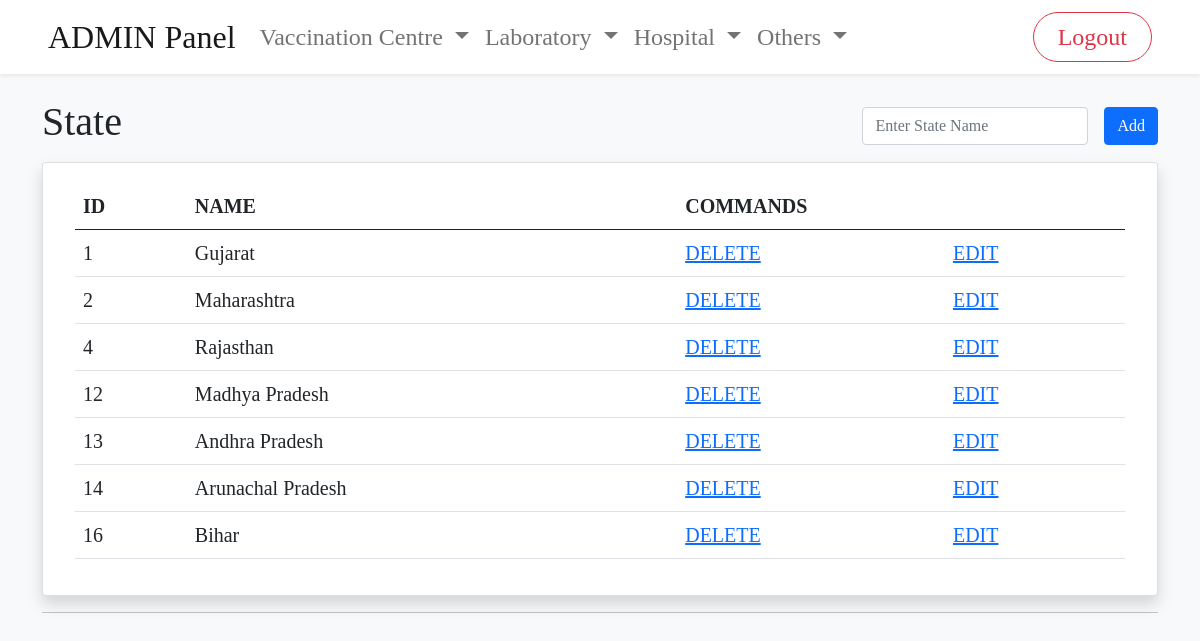
Screenshot of /admin/state.php with the database file from the repository.
### tables this page shows
CREATE TABLE `state` (
  `state_id` int(11) NOT NULL,
  `state_name` text NOT NULL
);

### admin/state.php (the view, shortened to what this page needs)
<?php include('./includes/header.php'); ?>
<?php include('./includes/navigation.php'); ?>
<?php include('./includes/db.php'); ?>
<div class="container mt-4">
    <div class="col d-flex justify-content-between align-items-center">
        <h1 class="page-header">State</h1>
        <form action="" method="post" class="d-flex align-items-center">
            <input class="form-control mx-3" type="text" name="stateName" placeholder="Enter State Name" required>
            <button name="addState" class="btn btn-primary">Add</button>
        </form>
    </div>
    <div class="card mt-2 px-3 py-1 shadow">
            <div class="card-body row">
    <div class="tableBody">
            <table class="table">
                <thead>
                    <tr>
                        <th class="fs-5" scope="col">ID</th>
                        <th class="fs-5" scope="col">NAME</th>
                        <th class="fs-5" scope="col" colspan="2">COMMANDS</th>
                    </tr>
                </thead>
                <tbody>
                    <?php
                $query = "SELECT * FROM state";
                $viewAllState = mysqli_query($connection,$query);
                while($row = mysqli_fetch_assoc($viewAllState)){
                    $state_id = $row['state_id'];
                    $state_name = $row['state_name'];
                    echo "<tr>";
                    echo "<td class='fs-5'>{$state_id}</td>";
                    echo "<td class='fs-5'>{$state_name}</td>";
                    echo "<td class='fs-5'><a class='deleteBtn controlBtn' onClick=\"javascript: return confirm('Are You Sure?');\" href='state.php?stateDelete={$state_id}'>DELETE</a></td>";
                    echo "<td class='fs-5'><a class='editBtn controlBtn' href='state.php?stateEdit={$state_id}'>EDIT</a></td>";
                    echo "</tr>";
                }
                ?>
            </tbody>
            </table>
    </div>
    </div>
    </div>
    <div class="tableFooter">
        <hr>
    </div>
</div>

### admin/mainAdmin.css (style rules this page uses)
* { margin: 0; padding: 0; font-family: "Times New Roman", Times, serif; transition: 0.3s; }

### rows the page displays
state: state_id "1", state_name "Gujarat"
state: state_id "2", state_name "Maharashtra"
state: state_id "4", state_name "Rajasthan"
state: state_id "12", state_name "Madhya Pradesh"
state: state_id "13", state_name "Andhra Pradesh"
state: state_id "14", state_name "Arunachal Pradesh"
state: state_id "16", state_name "Bihar"
